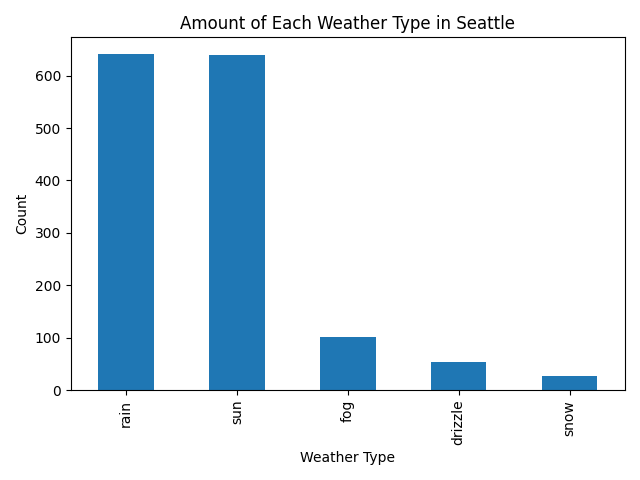

The Python source for this figure:
# filename: weather_plot.py

import pandas as pd
import requests
from matplotlib import pyplot as plt

try:
    # Step 1: Download the data
    url = "https://raw.githubusercontent.com/vega/vega/main/docs/data/seattle-weather.csv"
    
    # Using pandas read_csv function to directly load data from the url
    df = pd.read_csv(url)
    
    # Step 2: Print the fields in the DataFrame
    print(df.columns.to_list())

    # Step 3: Count the amount of each weather and plot
    weather_count = df['weather'].value_counts()
    weather_count.plot(kind='bar')
    
    # Rotate x labels
    plt.xticks(rotation='vertical')

    # Step 4: Save the plot to a file
    plt.title('Amount of Each Weather Type in Seattle')
    plt.xlabel('Weather Type')
    plt.ylabel('Count')
    plt.tight_layout()
    plt.savefig('weather_plot.png')
    print("Weather plot saved to: weather_plot.png")
    
except Exception as e:
    print(f"An error occurred: {e}")